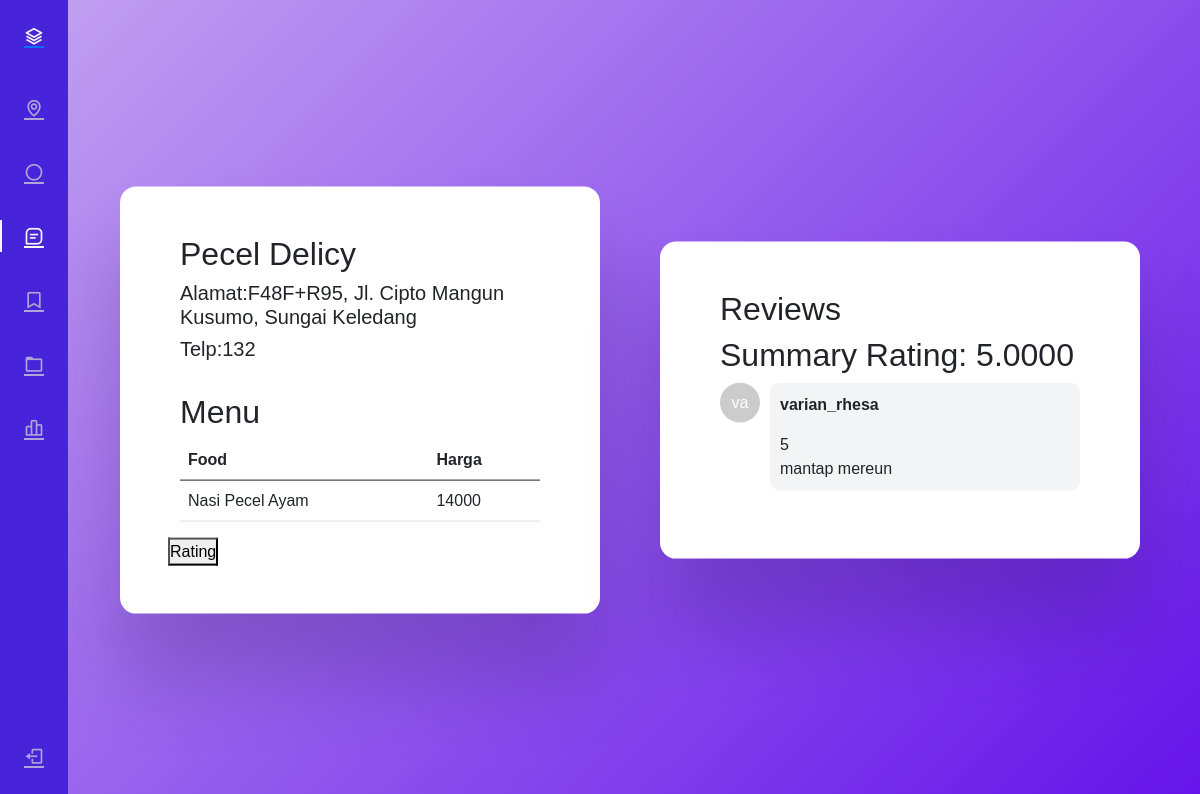
The app's page /menu.php?id=2 with its own data.
### tables this page shows
CREATE TABLE `rumahmakan` (
  `id_rm` int(10) NOT NULL,
  `nama_rumahmakan` varchar(20) NOT NULL,
  `Alamat` varchar(50) NOT NULL,
  `lokasi_rm` varchar(500) NOT NULL,
  `no_telp` varchar(16) NOT NULL
);

CREATE TABLE `menu` (
  `Id_Menu` int(30) NOT NULL,
  `Menu` varchar(30) NOT NULL,
  `Harga` float NOT NULL,
  `Id_rm` int(10) NOT NULL
);

CREATE TABLE `rating` (
  `id_rm` int(10) NOT NULL,
  `username` varchar(20) NOT NULL,
  `Rating` int(1) NOT NULL,
  `Komentar` varchar(50) NOT NULL
);

### menu.php (the view, shortened to what this page needs)
<?php
include "config.php";
if (isset($_GET['id'])) {
  $id = $_GET['id'];
}
?>
<!DOCTYPE html>
<html lang="en">
<head>
  <link rel="stylesheet" href="https://cdn.jsdelivr.net/npm/bootstrap@5.0.0-beta1/dist/css/bootstrap.min.css"
    type="text/css">
  <link rel="stylesheet" href="https://cdn.jsdelivr.net/npm/boxicons@latest/css/boxicons.min.css" type="text/css">
  <link rel="stylesheet" href="https://cdn.jsdelivr.net/npm/bootstrap@5.0.0-beta1/dist/css/bootstrap.min.css"
    type="text/css">
  <link rel="stylesheet" href="https://cdn.jsdelivr.net/npm/boxicons@latest/css/boxicons.min.css" type="text/css">
</head>
<body>
  <div class="l-navbar sidebar-custom" id="nav-bar">
    <nav class="nav">
      <div> <a href="#" class="nav_logo"> <i class='bx bx-layer nav_logo-icon'></i>  </a>
        <div class="nav_list">
          <a href="dashboard.php" class="nav_link "> <i class='bx bx-map nav_icon'></i>  </a>
          <a href="roulette.php" class="nav_link"> <i class='bx bx-circle nav_icon'></i>  </a>
          <a href="#" class="nav_link active"> <i class='bx bx-message-square-detail nav_icon'></i>  </a>
          <a href="#" class="nav_link"> <i class='bx bx-bookmark nav_icon'></i> <span class="nav_name">Bookmark</span>
          </a>
          <a href="#" class="nav_link"> <i class='bx bx-folder nav_icon'></i> <span class="nav_name">Files</span> </a>
          <a href="#" class="nav_link"> <i class='bx bx-bar-chart-alt-2 nav_icon'></i>  </a>
        </div>
      </div> <a href="index.php" class="nav_link"> <i class='bx bx-log-out nav_icon'></i>  </a>
    </nav>
  </div>
  <div class="wrapper2">
    <div class="container">
      <?php
      $sql1 = "SELECT * FROM rumahmakan where id_rm = $id";
      $query1 = mysqli_query($conn, $sql1);
          while ($row = mysqli_fetch_assoc($query1)) {
            echo "<tr>
                    <td><h2>" . $row['nama_rumahmakan'] . "</h2></td>
                    <td><h5>Alamat:" . $row['Alamat'] . "</h5></td>
                    <td><h5>Telp:" . $row['no_telp'] . "</h5></td>
                  </tr>";
          }
        ?>
        <br>
      <h2>Menu</h2>
      <table class="table">
        <thead>
          <tr>
            <th scope="col">Food</th>
            <th scope="col">Harga</th>
          </tr>
        </thead>
        <tbody>
          <?php
          $sql2 = "SELECT * FROM menu where id_rm = $id";
          $query2 = mysqli_query($conn, $sql2);
          while ($row = mysqli_fetch_assoc($query2)) {
            echo "<tr>
                    <td>" . $row['Menu'] . "</td>
                    <td>" . $row['Harga'] . "</td>
                  </tr>";
          }
          ?>
        </tbody>
      </table>
    </div>
    <a href="rating.php?id=<?php echo $id; ?>"><button>Rating</button></a>
  </div>
  <div class="wrapper3">
    <div class="container">
    <h2>Reviews</h2>
    <?php
        $query = "SELECT AVG(Rating) AS avg_rating FROM rating WHERE id_rm = $id";
        $result = mysqli_query($conn, $query);
        $row = mysqli_fetch_assoc($result);
        $summary =  $row['avg_rating'];
      ?>
      <h2>Summary Rating: <?php echo $summary; ?> </h2>
      <div class="chat-container">
        <?php
        if (isset($_GET['id'])) {
          $id = $_GET['id'];
        }
        $sql = "SELECT * FROM rating where id_rm = $id";
        $query = mysqli_query($conn, $sql);
        while ($row = mysqli_fetch_assoc($query)) {
          ?>
          <div class="chat-bubble">
            <div class="chat-avatar">
              <span class="avatar-initials">
                <?php echo substr($row['username'], 0, 2); ?>
              </span>
            </div>
            <div class="chat-message">
              <p class="chat-user">
                <?php echo $row['username']; ?>
              </p>
              <p class="chat-text">
                <?php echo $row['Rating']; ?>
              </p>
              <p class="chat-text">
                <?php echo $row['Komentar']; ?>
              </p>
            </div>
          </div>
          <?php
        }
        ?>
      </div>
    </div>
  </div>
</body>
</html>

### menu.php (style rules this page uses)
:root { --header-height: 3rem; --nav-width: 68px; --first-color: #4723D9; --first-color-light: #AFA5D9; --white-color: #F7F6FB; --body-font: 'Nunito', sans-serif; --normal-font-size: 1rem; --z-fixed: 100 }
body { position: relative; margin: var(--header-height) 0 0 0; padding: 0 1rem; font-family: var(--body-font); font-size: var(--normal-font-size); transition: .5s }
a { text-decoration: none }
.l-navbar { position: fixed; top: 0; left: -30%; width: var(--nav-width); height: 100vh; background-color: var(--first-color); padding: .5rem 1rem 0 0; transition: .5s; z-index: var(--z-fixed) }
.nav { height: 100%; display: flex; flex-direction: column; justify-content: space-between; overflow: hidden }
.nav_logo, .nav_link { display: grid; grid-template-columns: max-content max-content; align-items: center; column-gap: 1rem; padding: .5rem 0 .5rem 1.5rem }
.nav_logo { margin-bottom: 2rem }
.nav_logo-icon { font-size: 1.25rem; color: var(--white-color) }
.nav_link { position: relative; color: var(--first-color-light); margin-bottom: 1.5rem; transition: .3s }
.nav_icon { font-size: 1.25rem }
.active { color: var(--white-color) }
.active::before { content: ''; position: absolute; left: 0; width: 2px; height: 32px; background-color: var(--white-color) }
@media screen and (min-width: 768px) { body { margin: calc(var(--header-height) + 1rem) 0 0 0; padding-left: calc(var(--nav-width) + 2rem) } }
@media screen and (min-width: 768px) { .l-navbar { left: 0; padding: 1rem 1rem 0 0 } }
* { padding: 0; margin: 0; box-sizing: border-box; font-family: "Poppins", sans-serif; }
body { height: 100vh; background: linear-gradient(135deg, #c3a3f1, #6414e9); }
.wrapper2 { width: 40%; max-width: 34.37em; max-height: 90vh; background-color: #ffffff; position: absolute; transform: translate(-50%, -50%); top: 50%; left: 30%; padding: 3em; border-radius: 1em; box-shadow: 0 4em 5em rgba(27, 8, 53, 0.2); }
.wrapper3 { width: 40%; max-width: 34.37em; max-height: 90vh; background-color: #ffffff; position: absolute; transform: translate(-50%, -50%); top: 50%; left: 75%; padding: 3em; border-radius: 1em; box-shadow: 0 4em 5em rgba(27, 8, 53, 0.2); }
.container { position: relative; width: 100%; height: 100%; }
.chat-container { max-height: 300px; overflow-y: auto; }
.chat-bubble { display: flex; margin-bottom: 20px; }
.chat-avatar { width: 40px; height: 40px; border-radius: 50%; background-color: #ccc; display: flex; align-items: center; justify-content: center; }
.avatar-initials { font-size: 16px; color: #fff; }
.chat-message { flex: 1; margin-left: 10px; background-color: #f3f4f6; padding: 10px; border-radius: 10px; }
.chat-user { font-weight: bold; }
.chat-text { margin: 0; }

### records on screen
rumahmakan: nama_rumahmakan "Pecel Delicy", Alamat "F48F+R95, Jl. Cipto Mangun Kusumo, Sungai Keledang", no_telp "132"
menu: Menu "Nasi Pecel Ayam", Harga "14000"
rating: username "va", username "varian_rhesa", Rating "5", Komentar "mantap mereun"

### other values on screen
$summary "5.0000"
